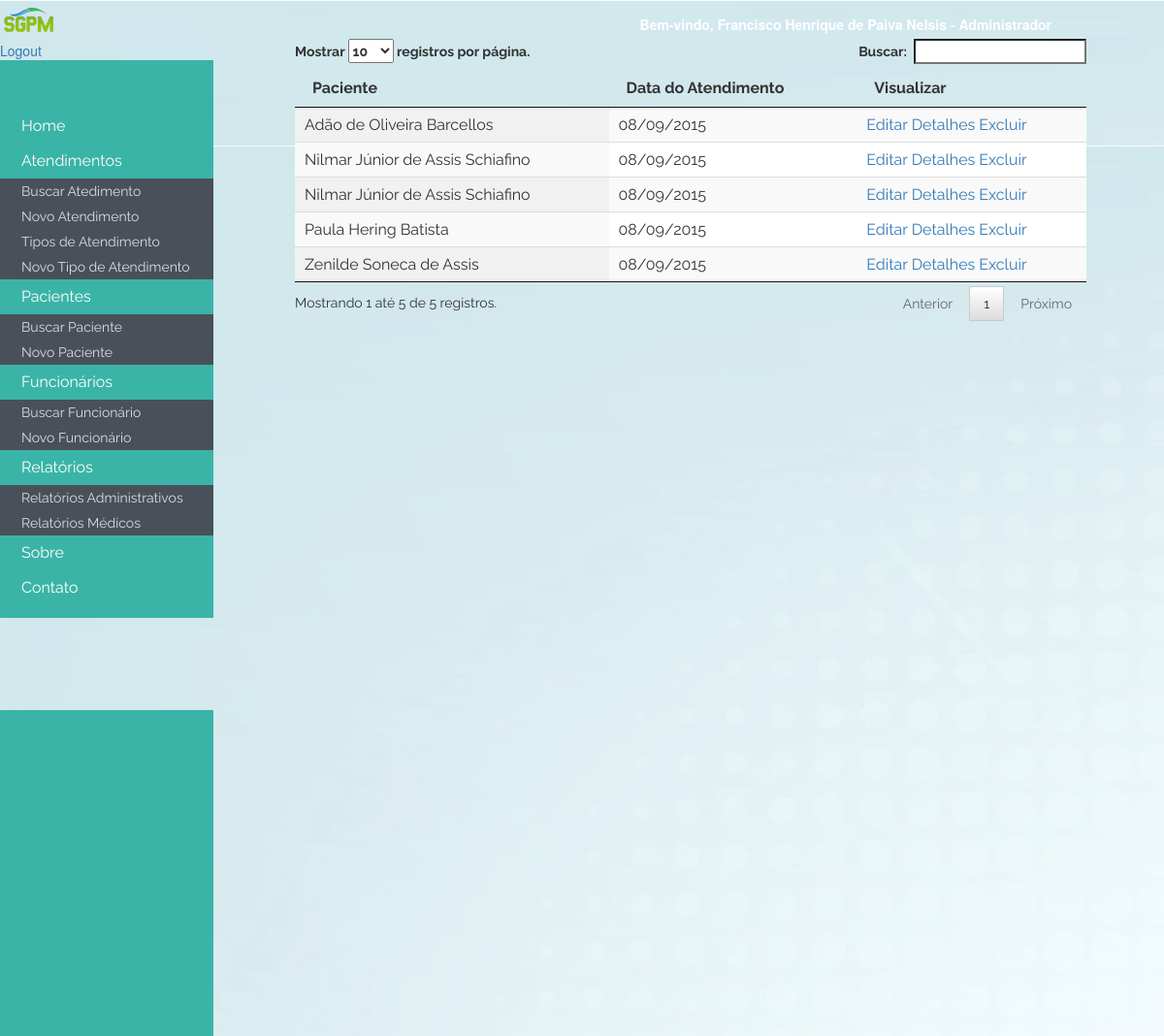
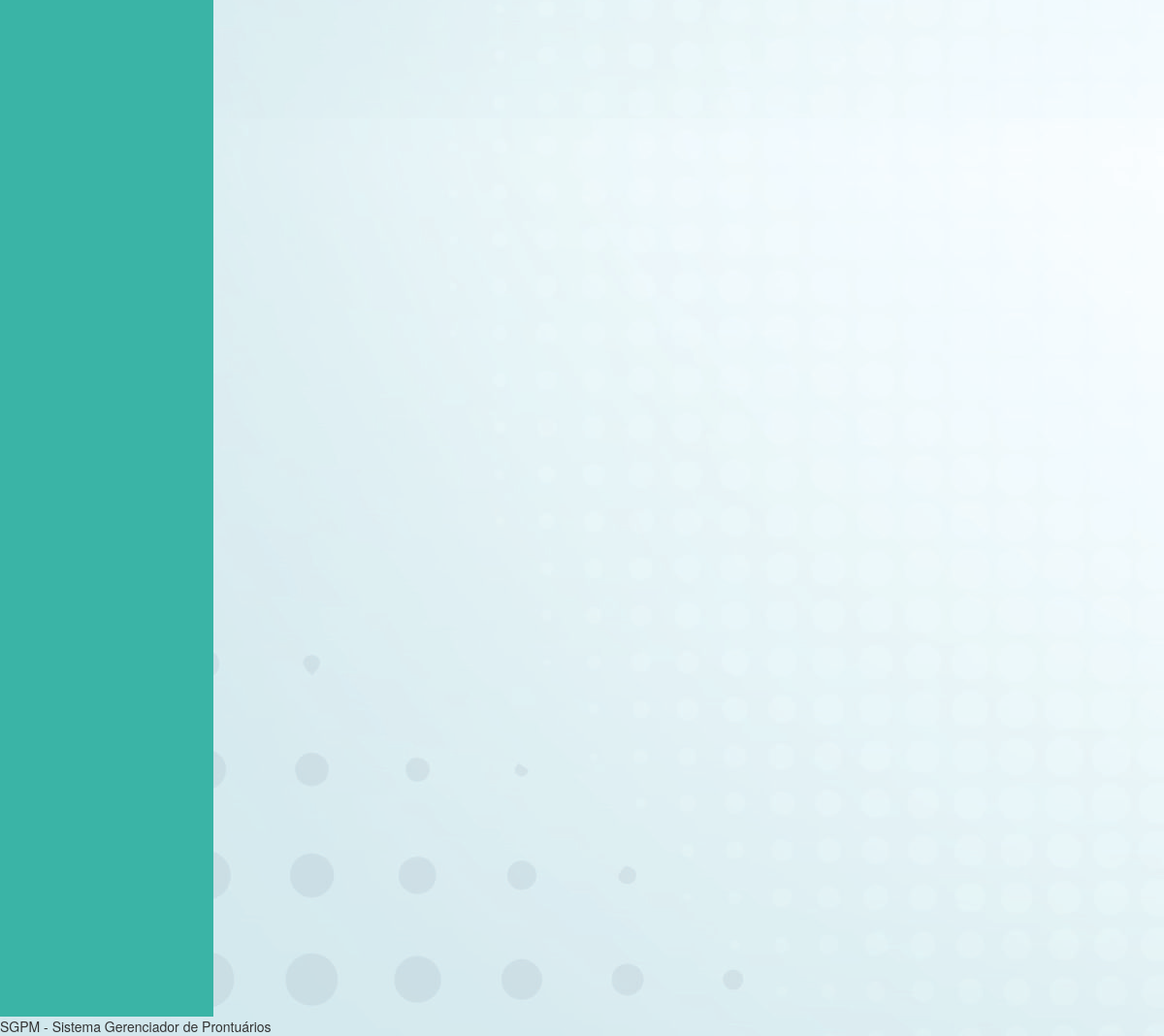
/consultarAtendimento.php (signed in), run on the app's committed database (2 pictures, top to bottom).
### tables this page shows
CREATE TABLE IF NOT EXISTS `atendimento` (
  `id_atendimento` int(12) NOT NULL AUTO_INCREMENT,
  `id_tipo_atendimento` int(12) NOT NULL,
  `id_paciente` int(12) NOT NULL,
  `id_funcionario` int(5) NOT NULL,
  `data_atendimento` date NOT NULL,
  `fumante` varchar(1) NOT NULL,
  `alcool` varchar(1) NOT NULL,
  `alergia_reac_div` varchar(50) NOT NULL,
  `sintomas` varchar(30) NOT NULL,
  `queixa_principal` varchar(30) NOT NULL,
  `hist_molestia` varchar(100) NOT NULL,
  `frequencia_cardiaca` varchar(10) NOT NULL,
  `ritmo_cardiaco` varchar(10) NOT NULL,
  `pressao_arterial` varchar(10) NOT NULL,
  `ritmo_respiratorio` varchar(10) NOT NULL,
  `observacoes` varchar(300) NOT NULL,
  PRIMARY KEY (`id_atendimento`),
  KEY `id_atendimento` (`id_atendimento`),
  KEY `FK_tipo_atendimento` (`id_tipo_atendimento`),
  KEY `FK_funcionario_atendimento` (`id_funcionario`)
);

CREATE TABLE IF NOT EXISTS `paciente` (
  `id_paciente` int(4) NOT NULL AUTO_INCREMENT,
  `nome_paciente` varchar(50) NOT NULL,
  `cpf` varchar(11) NOT NULL,
  `rg` int(11) NOT NULL,
  `org_exp` varchar(10) NOT NULL,
  `genero` varchar(1) NOT NULL,
  `data_nasc` date NOT NULL,
  `endereco` varchar(50) NOT NULL,
  `bairro` varchar(30) NOT NULL,
  `cep` int(11) NOT NULL,
  `cidade` varchar(30) NOT NULL,
  `estado` varchar(2) NOT NULL,
  `pais_nacionalidade` varchar(30) NOT NULL,
  `cidade_natural` varchar(30) NOT NULL,
  `estado_natural` varchar(2) NOT NULL,
  `ubs_atendimento` varchar(50) NOT NULL,
  `nome_mae` varchar(50) NOT NULL,
  `nome_pai` varchar(50) NOT NULL,
  `profissao` varchar(30) NOT NULL,
  `estado_civil` varchar(30) NOT NULL,
  `escolaridade` varchar(30) NOT NULL,
  `tipo_sanguineo` varchar(5) NOT NULL,
  `email_pessoal` varchar(50) NOT NULL,
  `email_prof` varchar(50) NOT NULL,
  `tel_cel` varchar(30) NOT NULL,
  `tel_fixo` varchar(30) NOT NULL,
  `tel_contato` varchar(30) NOT NULL,
  PRIMARY KEY (`id_paciente`),
  UNIQUE KEY `cpf` (`cpf`),
  KEY `id_paciente` (`id_paciente`)
);

### includes/funcoes_permissao.php (called while the page is built, shortened)
<?php
function verificarPermissao($permissao) {
    return array_search($permissao, $_SESSION['LOGIN']['PERMISSOES']) !== false ? true : false;
}

### consultarAtendimento.php (the view, shortened to what this page needs)
<?php include ('includes/cabecalho.php') ?>
<?php include ('includes/menu.php') ?>
<div class="divTudoConsultarAtendimento">
    <div id="tituloPagina">Buscar Atendimento</div>
    <div id="formBuscaAtendimento">
        <div class="content-dataTable"
             style="width: 80%; margin: 0 auto; margin-top: -70px; margin-right: 70px">
            <table id="pacientes" class="display" cellspacing="0"
                   width="100%" content="text/html;charset=utf-8">
                <thead>
                    <tr>
                        <th>Paciente</th>
                        <th>Data do Atendimento</th>
                        <th>Visualizar</th>
                    </tr>
                </thead>
                <tbody>
                    <?php
                    $con = mysqli_connect("localhost", "root", "", "sgpm");
                    mysqli_set_charset($con, "utf8");
                    $query = mysqli_query($con, "SELECT at.*, Date_format(at.data_atendimento, '%d/%m/%Y') data_atendimento, fun.nome_funcionario, pac.nome_paciente FROM   atendimento at        INNER JOIN funcionario fun ON fun.id_funcionario = at.id_funcionario inner join paciente pac on pac.id_paciente = at.id_paciente;   ");
                    while ($linha = mysqli_fetch_array($query)) {
                        ?>
                        <tr>
                            <td><?php echo $linha['nome_paciente']; ?></td>
                            <td><?php echo $linha['data_atendimento']; ?></td>
                    <td>
                        <?php if (verificarPermissao('ATENDIMENTO_ALTERAR')): ?>
                            <a href="formAtendimento.php?id=<?php echo $linha['id_atendimento']; ?>">Editar</a>
                        <?php endif; ?>
                        <?php if (verificarPermissao('ATENDIMENTO_DETALHES')): ?>
                            <a href="formAtendimento.php?id=<?php echo $linha['id_atendimento']; ?>&detalhes=1">Detalhes</a>
                        <?php endif; ?>
                        <?php if (verificarPermissao('ATENDIMENTO_EXCLUIR')): ?>
                            <a href="excluirAtendimento.php?id_excluido=<?php echo $linha['id_atendimento']; ?>">Excluir</a>
                        <?php endif; ?>
                    </td>
                <?php } ?>
                </tr>
                </tbody>
            </table>
        </div>
    </div>
</div>
<?php include ('includes/menuBack.php') ?>
<?php include ('includes/rodape.php') ?>

### includes/cabecalho.php (shortened to what this page needs)
<?php include ('includes/funcoes_permissao.php'); ?>
<html>
    <head>
        <LINK href="css/bootstrap.css" rel="stylesheet" type="text/css">
        <link rel="stylesheet" type="text/css" href="css/dataTables.css">
        <link rel="stylesheet" type="text/css" href="css/menu.css">
    </head>
    <body style="background-image: url(img/background_su.jpg);">
        <div class="cabecalho">
            <a href="home.php"> <img src="img/sgpm_logo2_fundoless_pequeno.png" class="logo"></a>
            <?php if (isset($_SESSION['LOGIN'])): ?>
                <div class="apresentacao" ><strong>Bem-vindo, <?php echo $_SESSION['LOGIN']['NOME'] . " - " . $_SESSION['LOGIN']['CARGO']; ?></strong></div>
                <div class="wrapLogoutButton">
                    <a class="logoutButton" href="logout.php">Logout</a>
                </div>
            <?php endif; ?>
        </div>

### includes/menu.php
<div id='cssmenu' style="height: 575px; background-color: #3ab4a6; ">
    <ul>
        <li><a href='home.php'>Home</a></li>
        <li class='active'><a href='#'>Atendimentos</a>
            <ul>
                <?php if (verificarPermissao('ATENDIMENTO_LISTAR')): ?>
                    <li><a href='consultarAtendimento.php'>Buscar Atedimento</a></li>
                <?php endif; ?>
                <?php if (verificarPermissao('ATENDIMENTO_INSERIR')): ?>
                    <li><a href='formAtendimento.php'>Novo Atendimento</a>
                    <?php endif; ?>
                    <?php if (verificarPermissao('TIPO_ATENDIMENTO_LISTAR')): ?>
                    <li><a href='consultarTipoAtendimento.php'>Tipos de Atendimento</a>
                    <?php endif; ?>
                    <?php if (verificarPermissao('TIPO_ATENDIMENTO_INSERIR')): ?>
                    <li><a href='formTipoAtendimento.php'>Novo Tipo de Atendimento</a>
                    <?php endif; ?>
            </ul></li>
        <li class='active'><a href='#'>Pacientes</a>
            <ul>
                <?php if (verificarPermissao('PACIENTE_LISTAR')): ?>
                    <li><a href='consultarPaciente.php'>Buscar Paciente</a></li>
                <?php endif; ?>
                <?php if (verificarPermissao('PACIENTE_INSERIR')): ?>
                    <li><a href='formPaciente.php'>Novo Paciente</a>
                    <?php endif; ?>
            </ul></li>
        <li class='active'><a href='#'>Funcionários</a>
            <ul>
                <?php if (verificarPermissao('FUNCIONARIO_LISTAR')): ?>
                    <li><a href='consultarFuncionario.php'>Buscar Funcionário</a></li>
                <?php endif; ?>
                <?php if (verificarPermissao('FUNCIONARIO_INSERIR')): ?>
                    <li><a href='formFuncionario.php'>Novo Funcionário</a></li>
                <?php endif; ?>
            </ul></li>
        <li class='active'><a href='#'>Relatórios</a>
            <ul>
                <?php if (verificarPermissao('RELATORIO')): ?>
                    <li><a href='relatoriosAdministrativos.php'>Relatórios Administrativos</a></li>
                <?php endif; ?>
                <?php if (verificarPermissao('RELATORIO')): ?>
                    <li><a href='#'>Relatórios Médicos</a></li>
                <?php endif; ?>
            </ul></li>
        <li><a href='#'>Sobre</a></li>
        <li><a href="mailto:fhnelsis@outlook.com" target="_top">Contato</a></li>
    </ul>
</div>

### includes/menuBack.php (shortened to what this page needs)
<LINK href="css/menuBack.css" rel="stylesheet" type="text/css">
<div id="menuBack">
    <div class="menuBack">
    </div>
</body>
</html>

### includes/rodape.php (shortened to what this page needs)
<LINK href="css/bootstrap.css" rel="stylesheet" type="text/css">
<div class="rodape">
	<div class="rodapeTexto">
		<div>SGPM - Sistema Gerenciador de Prontuários</div>
	</div>
	</body>
	</html>

### css/dataTables.css (style rules this page uses)
table.dataTable { border-collapse: separate; border-spacing: 0; clear: both; margin: 0 auto; width: 100%; }
table.dataTable thead th,table.dataTable tfoot th { font-weight: bold; }
table.dataTable thead th,table.dataTable thead td { border-bottom: 1px solid #111; padding: 10px 18px; }
table.dataTable thead .sorting_asc,table.dataTable thead .sorting_desc,table.dataTable thead .sorting { cursor: hand; cursor: pointer; }
table.dataTable thead .sorting { background: url("../images/sort_both.png") no-repeat center right; }
table.dataTable thead .sorting_asc { background: url("../images/sort_asc.png") no-repeat center right; }
table.dataTable tbody tr { background-color: #fff; }
table.dataTable tbody th,table.dataTable tbody td { padding: 8px 10px; }
table.dataTable.row-border tbody th,table.dataTable.row-border tbody td,table.dataTable.display tbody th,table.dataTable.display tbody td { border-top: 1px solid #ddd; }
table.dataTable.row-border tbody tr:first-child th,table.dataTable.row-border tbody tr:first-child td,table.dataTable.display tbody tr:first-child th,table.dataTable.display tbody tr:first-child td { border-top: none; }
table.dataTable.stripe tbody tr.odd,table.dataTable.display tbody tr.odd { background-color: #f9f9f9; }
table.dataTable.order-column tbody tr>.sorting_1,table.dataTable.order-column tbody tr>.sorting_2,table.dataTable.order-column tbody tr>.sorting_3,table.dataTable.display tbody tr>.sorting_1,table.dataTable.display tbody tr>.sorting_2,table.dataTable.display tbody tr>.sorting_3 { background-color: #f9f9f9; }
table.dataTable.display tbody tr.odd>.sorting_1,table.dataTable.order-column.stripe tbody tr.odd>.sorting_1 { background-color: #f1f1f1; }
table.dataTable.display tbody tr.even>.sorting_1,table.dataTable.order-column.stripe tbody tr.even>.sorting_1 { background-color: #f9f9f9; }
table.dataTable.no-footer { border-bottom: 1px solid #111; }
table.dataTable,table.dataTable th,table.dataTable td { box-sizing: content-box; moz-box-sizing: content-box; webkit-box-sizing: content-box; }

### css/menu.css (style rules this page uses)
#cssmenu, #cssmenu ul, #cssmenu ul li, #cssmenu ul li a { border: 0; box-sizing: border-box; display: block; line-height: 1; list-style: none; margin: 0; moz-box-sizing: border-box; padding: 0; position: relative; webkit-box-sizing: border-box; }
#cssmenu { color: #ffffff; font-family: Raleway, sans-serif; width: 220px; padding-top: 50px; }
#cssmenu ul ul { display: none; }
#cssmenu>ul>li.active>ul { display: block; }
#cssmenu>ul>li>a { background: #3ab4a6; color: #ffffff; cursor: pointer; font-size: 16px; o-transition: color .2s ease; padding: 10px 22px; text-decoration: none; transition: color .2s ease; webkit-transition: color .2s ease; z-index: 2; }
#cssmenu ul ul li a { background: #49505a; color: #dddddd; cursor: pointer; font-size: 14px; o-transition: color .2s ease; padding: 6px 22px; text-decoration: none; transition: color .2s ease; webkit-transition: color .2s ease; z-index: 2; }

### css/menuBack.css (style rules this page uses)
.menuBack { width: 220px; //width: 290px; position: relative; height: 173%; background-color: #3ab4a6; margin-top: -458px; left: 0px; }

### data on the page
atendimento: id_paciente.nome_paciente "Adão de Oliveira Barcellos", data_atendimento "08/09/2015"
atendimento: id_paciente.nome_paciente "Nilmar Júnior de Assis Schiafino", data_atendimento "08/09/2015"
atendimento: id_paciente.nome_paciente "Zenilde Soneca de Assis", data_atendimento "08/09/2015"
atendimento: id_paciente.nome_paciente "Nilmar Júnior de Assis Schiafino", data_atendimento "08/09/2015"
atendimento: id_paciente.nome_paciente "Paula Hering Batista", data_atendimento "08/09/2015"

### other printed values
$_SESSION['LOGIN']['NOME'] "Francisco Henrique de Paiva Nelsis"
$_SESSION['LOGIN']['CARGO'] "Administrador"
